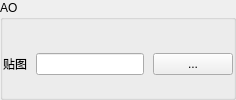
                    <widget class="QGroupBox" name="aopanel">
                     <property name="sizePolicy">
                      <sizepolicy hsizetype="Preferred" vsizetype="Preferred">
                       <horstretch>0</horstretch>
                       <verstretch>0</verstretch>
                      </sizepolicy>
                     </property>
                     <property name="title">
                      <string>AO</string>
                     </property>
                     <property name="flat">
                      <bool>true</bool>
                     </property>
                     <layout class="QVBoxLayout" name="verticalLayout_15">
                      <property name="spacing">
                       <number>9</number>
                      </property>
                      <property name="leftMargin">
                       <number>0</number>
                      </property>
                      <property name="rightMargin">
                       <number>0</number>
                      </property>
                      <property name="bottomMargin">
                       <number>0</number>
                      </property>
                      <item>
                       <layout class="QHBoxLayout" name="horizontalLayout_40">
                        <item>
                         <widget class="QLabel" name="label_39">
                          <property name="text">
                           <string>贴图</string>
                          </property>
                          <property name="buddy">
                           <cstring>spectexpath</cstring>
                          </property>
                         </widget>
                        </item>
                        <item>
                         <widget class="QLineEdit" name="aotexpath"/>
                        </item>
                        <item>
                         <widget class="QPushButton" name="aotexbutton">
                          <property name="text">
                           <string>...</string>
                          </property>
                         </widget>
                        </item>
                       </layout>
                      </item>
                     </layout>
                    </widget>
